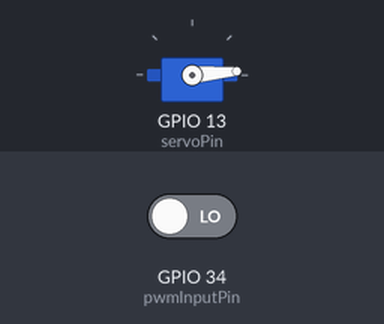
Bench run of a sketch on a simulated ESP32. Shown: servo. Inputs (shaded band) come from the test bench; at power-on: GPIO 34 (pwmInputPin) LOW. What the sketch prints to the serial monitor is not drawn.

Above: at 0.05 s.
At 0.75 s:
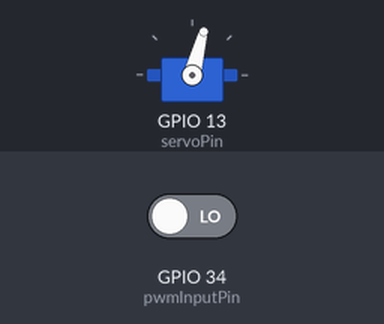
At 1.7 s:
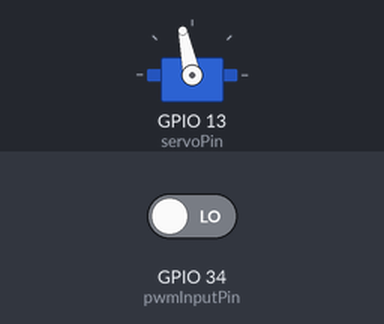
At 5.8 s:
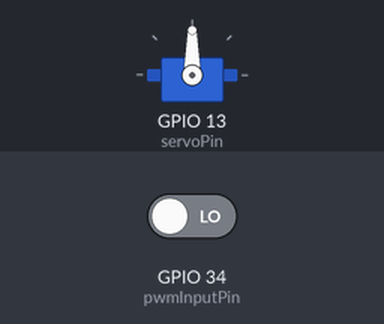
Timing chart, 0 to 7.6 s (numbered marks = the images above):
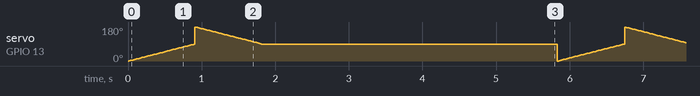

The sketch:

servoCode.ino
```cpp
/*
 * https://circuits4you.com
 * ESP32 LED Blink Example
 * Board ESP23 DEVKIT V1
 *
 * ON Board LED GPIO 2
 */

#include <ESP32Servo.h>

Servo myservo;  // create servo object to control a servo
// 16 servo objects can be created on the ESP32

const int pwmInputPin = 34;
unsigned long pulseWidth = 0;
unsigned long pulseWidth2 = 0;

int pos = 0;    // variable to store the servo position
// Recommended PWM GPIO pins on the ESP32 include 2,4,12-19,21-23,25-27,32-33
int servoPin = 13;

void setup() {
	// Allow allocation of all timers
	Serial.begin(115200);
	ESP32PWM::allocateTimer(0);
	ESP32PWM::allocateTimer(1);
	ESP32PWM::allocateTimer(2);
	ESP32PWM::allocateTimer(3);
	myservo.setPeriodHertz(50);    // standard 50 hz servo
	myservo.attach(servoPin, 500, 2400); // attaches the servo on pin 18 to the servo object
	// using default min/max of 1000us and 2000us
	// different servos may require different min/max settings
	// for an accurate 0 to 180 sweep
}


 //
void loop() {


	for (pos = 0; pos <= 90; pos += 1) { // goes from 0 degrees to 180 degrees
		// in steps of 1 degree
		myservo.write(pos);    // tell servo to go to position in variable 'pos'
		delay(10);             // waits 15ms for the servo to reach the position
	}
	for (pos = 180; pos >= 90; pos -= 1) { // goes from 180 degrees to 0 degrees
		myservo.write(pos);    // tell servo to go to position in variable 'pos'
		delay(10);             // waits 15ms for the servo to reach the position
	}

	// Read length of HIGH pulse in microseconds
  pulseWidth = pulseIn(pwmInputPin, HIGH);
	pulseWidth2 = pulseIn(pwmInputPin, LOW);

///
	unsigned long highTime0 = pulseIn(pwmInputPin, HIGH);
  // Measure LOW duration
  unsigned long lowTime0 = pulseIn(pwmInputPin, LOW);

  // Calculate period and duty cycle
  unsigned long period0 = highTime0 + lowTime0;
  float dutyCycle0 = (highTime0 * 100.0) / period0;

	 Serial.print("test: ");
    Serial.print(highTime0);
		Serial.print(lowTime0);

///
  // Only show valid pulses (typically 1000–2000 us for RC)
  //if (pulseWidth > 800 && pulseWidth < 2200) {
    Serial.print("PWM Pulse Width: ");
    Serial.print(pulseWidth);
    Serial.println(" us");
		Serial.print("PWM Pulse Width: ");
    Serial.print(pulseWidth);
    Serial.println(" us");
  //}

  delay(10); // prevent spamming serial monitor

}
```
